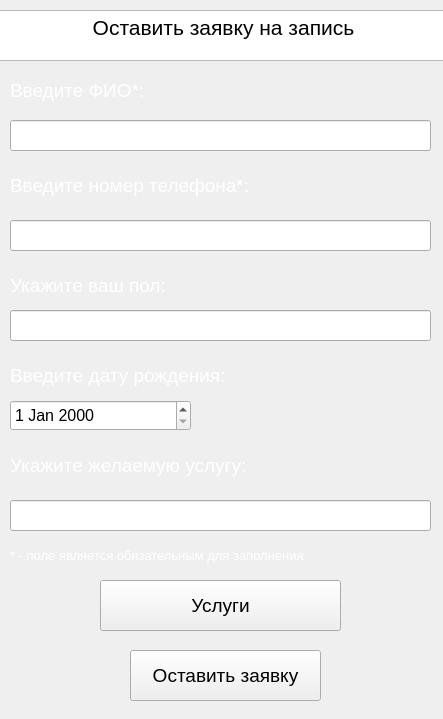
<?xml version="1.0" encoding="UTF-8"?>
<ui version="4.0">
 <class>Form</class>
 <widget class="QWidget" name="Form">
  <property name="geometry">
   <rect>
    <x>0</x>
    <y>0</y>
    <width>443</width>
    <height>719</height>
   </rect>
  </property>
  <property name="windowTitle">
   <string>Form</string>
  </property>
  <widget class="QLabel" name="label">
   <property name="geometry">
    <rect>
     <x>-10</x>
     <y>0</y>
     <width>511</width>
     <height>721</height>
    </rect>
   </property>
   <property name="text">
    <string/>
   </property>
   <property name="pixmap">
    <pixmap>image/фон регистрации.png</pixmap>
   </property>
  </widget>
  <widget class="QTextBrowser" name="textBrowser">
   <property name="geometry">
    <rect>
     <x>-60</x>
     <y>10</y>
     <width>581</width>
     <height>51</height>
    </rect>
   </property>
   <property name="styleSheet">
    <string notr="true">Войдите или зарегистрируйтесь!</string>
   </property>
   <property name="html">
    <string>&lt;!DOCTYPE HTML PUBLIC &quot;-//W3C//DTD HTML 4.0//EN&quot; &quot;http://www.w3.org/TR/REC-html40/strict.dtd&quot;&gt;
&lt;html&gt;&lt;head&gt;&lt;meta name=&quot;qrichtext&quot; content=&quot;1&quot; /&gt;&lt;style type=&quot;text/css&quot;&gt;
p, li { white-space: pre-wrap; }
&lt;/style&gt;&lt;/head&gt;&lt;body style=&quot; font-family:'MS Shell Dlg 2'; font-size:7.8pt; font-weight:400; font-style:normal;&quot;&gt;
&lt;p align=&quot;center&quot; style=&quot; margin-top:0px; margin-bottom:0px; margin-left:0px; margin-right:0px; -qt-block-indent:0; text-indent:0px;&quot;&gt;&lt;span style=&quot; font-size:16pt;&quot;&gt;Оставить заявку на запись&lt;/span&gt;&lt;/p&gt;
&lt;p align=&quot;center&quot; style=&quot;-qt-paragraph-type:empty; margin-top:0px; margin-bottom:0px; margin-left:0px; margin-right:0px; -qt-block-indent:0; text-indent:0px; font-size:16pt;&quot;&gt;&lt;br /&gt;&lt;/p&gt;&lt;/body&gt;&lt;/html&gt;</string>
   </property>
  </widget>
  <widget class="QLabel" name="label_2">
   <property name="geometry">
    <rect>
     <x>120</x>
     <y>170</y>
     <width>55</width>
     <height>16</height>
    </rect>
   </property>
   <property name="text">
    <string/>
   </property>
  </widget>
  <widget class="QPushButton" name="push_button_registration_reg">
   <property name="geometry">
    <rect>
     <x>130</x>
     <y>650</y>
     <width>191</width>
     <height>51</height>
    </rect>
   </property>
   <property name="font">
    <font>
     <pointsize>14</pointsize>
    </font>
   </property>
   <property name="text">
    <string>Оставить заявку</string>
   </property>
  </widget>
  <widget class="QLabel" name="label_3">
   <property name="geometry">
    <rect>
     <x>10</x>
     <y>80</y>
     <width>171</width>
     <height>21</height>
    </rect>
   </property>
   <property name="font">
    <font>
     <pointsize>14</pointsize>
    </font>
   </property>
   <property name="styleSheet">
    <string notr="true">color: rgb(255, 255, 255)</string>
   </property>
   <property name="text">
    <string>Введите ФИО*:</string>
   </property>
  </widget>
  <widget class="QLineEdit" name="line_edit_fio_reg">
   <property name="geometry">
    <rect>
     <x>10</x>
     <y>120</y>
     <width>421</width>
     <height>31</height>
    </rect>
   </property>
   <property name="font">
    <font>
     <pointsize>10</pointsize>
    </font>
   </property>
  </widget>
  <widget class="QLabel" name="label_5">
   <property name="geometry">
    <rect>
     <x>10</x>
     <y>360</y>
     <width>271</width>
     <height>31</height>
    </rect>
   </property>
   <property name="font">
    <font>
     <pointsize>14</pointsize>
    </font>
   </property>
   <property name="styleSheet">
    <string notr="true">color: rgb(255, 255, 255)</string>
   </property>
   <property name="text">
    <string>Введите дату рождения:</string>
   </property>
  </widget>
  <widget class="QLineEdit" name="line_edit_phone_reg">
   <property name="geometry">
    <rect>
     <x>10</x>
     <y>220</y>
     <width>421</width>
     <height>31</height>
    </rect>
   </property>
   <property name="font">
    <font>
     <pointsize>10</pointsize>
    </font>
   </property>
  </widget>
  <widget class="QLabel" name="label_6">
   <property name="geometry">
    <rect>
     <x>10</x>
     <y>170</y>
     <width>301</width>
     <height>31</height>
    </rect>
   </property>
   <property name="font">
    <font>
     <pointsize>14</pointsize>
    </font>
   </property>
   <property name="styleSheet">
    <string notr="true">color: rgb(255, 255, 255)</string>
   </property>
   <property name="text">
    <string>Введите номер телефона*:</string>
   </property>
  </widget>
  <widget class="QLineEdit" name="line_edit_sex_reg">
   <property name="geometry">
    <rect>
     <x>10</x>
     <y>310</y>
     <width>421</width>
     <height>31</height>
    </rect>
   </property>
   <property name="font">
    <font>
     <pointsize>10</pointsize>
    </font>
   </property>
  </widget>
  <widget class="QLabel" name="label_7">
   <property name="geometry">
    <rect>
     <x>10</x>
     <y>270</y>
     <width>301</width>
     <height>31</height>
    </rect>
   </property>
   <property name="font">
    <font>
     <pointsize>14</pointsize>
    </font>
   </property>
   <property name="styleSheet">
    <string notr="true">color: rgb(255, 255, 255)</string>
   </property>
   <property name="text">
    <string>Укажите ваш пол:</string>
   </property>
  </widget>
  <widget class="QDateEdit" name="date_edit_bdate_reg">
   <property name="geometry">
    <rect>
     <x>10</x>
     <y>400</y>
     <width>181</width>
     <height>31</height>
    </rect>
   </property>
   <property name="font">
    <font>
     <pointsize>12</pointsize>
    </font>
   </property>
  </widget>
  <widget class="QLabel" name="label_8">
   <property name="geometry">
    <rect>
     <x>10</x>
     <y>540</y>
     <width>401</width>
     <height>31</height>
    </rect>
   </property>
   <property name="font">
    <font>
     <pointsize>10</pointsize>
    </font>
   </property>
   <property name="styleSheet">
    <string notr="true">color: rgb(255, 255, 255)</string>
   </property>
   <property name="text">
    <string>* - поле является обязательным для заполнения</string>
   </property>
  </widget>
  <widget class="QLineEdit" name="line_edit_sex_reg_2">
   <property name="geometry">
    <rect>
     <x>10</x>
     <y>500</y>
     <width>421</width>
     <height>31</height>
    </rect>
   </property>
   <property name="font">
    <font>
     <pointsize>10</pointsize>
    </font>
   </property>
  </widget>
  <widget class="QLabel" name="label_9">
   <property name="geometry">
    <rect>
     <x>10</x>
     <y>440</y>
     <width>391</width>
     <height>51</height>
    </rect>
   </property>
   <property name="font">
    <font>
     <pointsize>14</pointsize>
    </font>
   </property>
   <property name="styleSheet">
    <string notr="true">color: rgb(255, 255, 255)</string>
   </property>
   <property name="text">
    <string>Укажите желаемую услугу:</string>
   </property>
  </widget>
  <widget class="QPushButton" name="push_button_registration_reg_2">
   <property name="geometry">
    <rect>
     <x>100</x>
     <y>580</y>
     <width>241</width>
     <height>51</height>
    </rect>
   </property>
   <property name="font">
    <font>
     <pointsize>14</pointsize>
    </font>
   </property>
   <property name="text">
    <string>Услуги</string>
   </property>
  </widget>
 </widget>
 <resources/>
 <connections/>
</ui>
